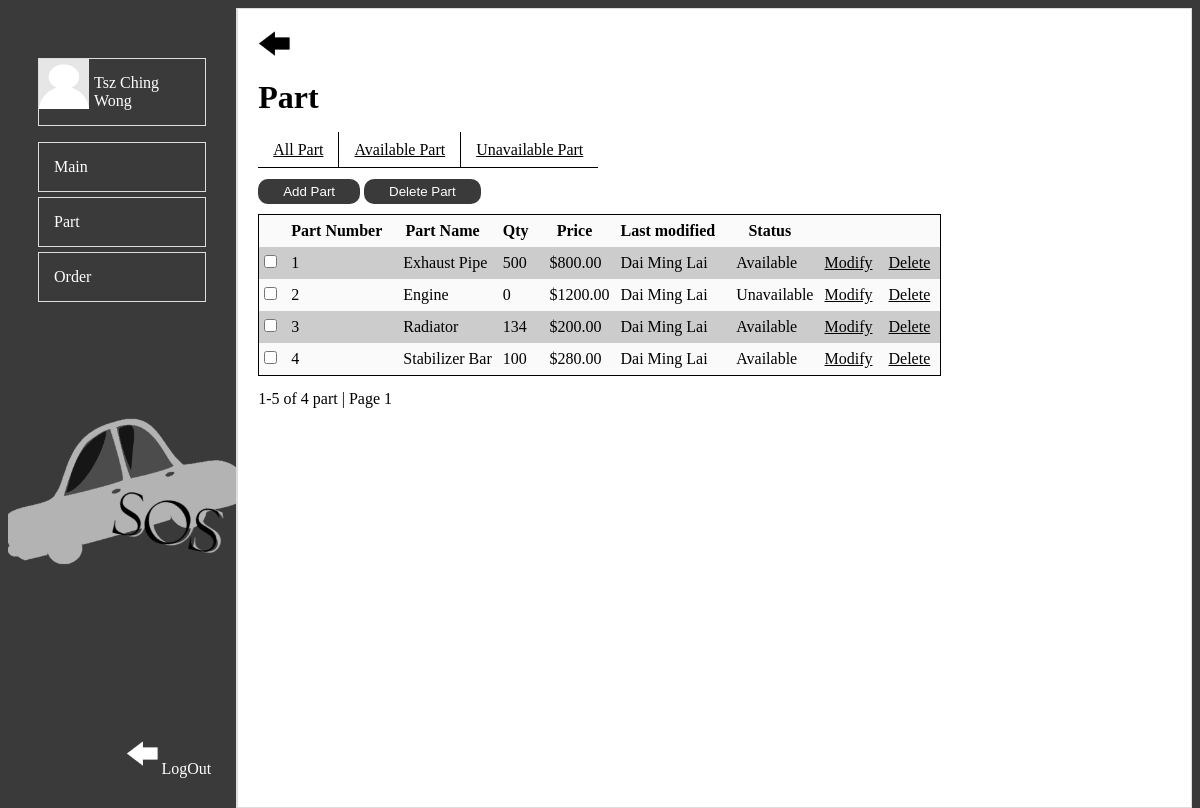
The page /web/admin/ManagePart.php?fitter=0 (signed in) on the database its author committed.
### tables this page shows
CREATE TABLE IF NOT EXISTS `part` (
  `partNumber` int(11) NOT NULL AUTO_INCREMENT,
  `email` varchar(100) NOT NULL,
  `partName` varchar(100) NOT NULL,
  `stockQuantity` int(11) NOT NULL,
  `stockPrice` decimal(10,2) NOT NULL,
  `stockStatus` int(1) NOT NULL,
  `partImage` text NOT NULL,
  `partDescription` text NOT NULL,
  PRIMARY KEY (`partNumber`),
  UNIQUE KEY `partName` (`partName`),
  KEY `FKPart451022` (`email`)
);

### web/admin/ManagePart.php (the view, shortened to what this page needs)
<!doctype html>
<html>
<head>
<link href="Manage.css" rel="stylesheet" type="text/css">
<?php
		require_once('Connections/conn.php');
		$sql = "SELECT `firstName`,`lastName` FROM `administrator` WHERE email = '".$_SESSION['Account']."';";
		$rs = mysqli_query($conn,$sql);
		$rc = mysqli_fetch_assoc($rs);
		if($rc){
			$firstName = $rc['firstName'];
			$lastName = $rc['lastName'];
		}else{
			echo "<script type='text/javascript'>alert('login fail');</script>";
			header('Location: Login.php');
		}
?>
</head>
<body>
	<div class="main">
		<div id="nav">
			<div style="height: 50px;"></div>
				<div class="menu">
					<div class="user">
						<div class="icon">
							<a href="ManageAccount.php"><img src="pic/icon.png" height="50" width="50"/></a>
						</div>
						<div class="username"><a href="ManageAccount.php"><?php echo $lastName." ".$firstName; ?></a>
						</div>
					</div>
					<ul>
						<a href="Main.php"><li>Main</li></a>
						<a href="ManagePart.php"><li>Part</li></a>
						<a href="ManageOrder.php"><li>Order</li></a>
					</ul>
				</div>
			<div class="logout">
				<a href="Login.php"><img src="pic/logout.gif" height="35px" width="35px">LogOut</a>
			</div>
		</div>
		<div id="content">
			<div class="menubutton" onclick="showMenu()">
				<img src="pic/menu.gif" width="35px" height="35px">
			</div>
			<h1>Part</h1>
			<div class="tablenav">
				<table>
					<tr>
						<td id="bordertd"><a href="ManagePart.php?fitter=0">All Part</a></td>
						<td id="bordertd"><a href="ManagePart.php?fitter=1">Available Part</a></td>
						<td ><a href="ManagePart.php?fitter=2">Unavailable Part</a></td>
					</tr>
				</table>
			</div>
			<button onclick="fnPopup()">Add Part</button> <button onclick="deletePart()">Delete Part</button>
			<br>
			<div class="tabledb">
			<form id="f" method="post" action="ManagePart.php<?php if(isset($_GET['fitter'])){ echo "?fitter=".$_GET['fitter'] ; }?>">
				<table>
					<tr>
						<th></th>
						<th>Part Number</th>
						<th>Part Name</th>
						<th>Qty</th>
						<th>Price</th>
						<th>Last modified</th>
						<th>Status</th>
						<th></th>
					</tr>
					<?php
					$sql = "SELECT `part`.*,`administrator`.`firstName`,`administrator`.`lastName` FROM `part`,`administrator` WHERE `part`.`email` = `administrator`.`email`";
						$sql = $sql." Order by `part`.`partNumber` ";
						$rs = mysqli_query($conn,$sql);
						while($rc = mysqli_fetch_assoc($rs)){
							echo "<tr>";
							echo "<td><input type=\"checkbox\" id=\"part".$rc['partNumber']."\" name=\"part".$rc['partNumber']."\"></td>";
							echo "<td>".$rc['partNumber']."</td>";
							echo "<td>".$rc['partName']."</td>";
							echo "<td>".$rc['stockQuantity']."</td>";
							echo "<td>\$".$rc['stockPrice']."</td>";
							echo "<td>".$rc['lastName']." ".$rc['firstName']."</td>";
							if($rc['stockStatus'] == 0){
								echo "<td>Available</td>";
							}else{
								echo "<td>Unavailable</td>";
							}
							echo "<td><a href=\"javascript:fnPopup(".$rc['partNumber'].",'".$rc['partName']."','".$rc['stockQuantity']."','".$rc['stockPrice']."','".$rc['stockStatus']."')\">Modify</a>　<a href=\"javascript:deletePartbyid(".$rc['partNumber'].")\">Delete</a></td>";
							echo "</tr>";
						}
					?>
				</table>
				</form>
				<?php
					$sql = "SELECT count(`partNumber`) FROM `part`;";
					$rs = mysqli_query($conn,$sql);
					$rc = mysqli_fetch_assoc($rs);
				?>
				1-5 of <?php echo $rc['count(`partNumber`)']?> part | Page 1
			</div>
		</div>
	</div>
</body>
</html>

### web/admin/Manage.css (style rules this page uses)
html,body { height: 100%; }
body { background-color:#3A3A3A; }
.main { position:static; display: flex; width:auto; height: calc(100vh); flex-direction: row; justify-content: space-between; top: 0; left:0; background-color:#FFFFFF; }
#nav { display: block; background-color: #3A3A3A; position: relative; border-right: 1px solid #ddd; height: auto; width:25%; color:#FFFFFF; float: left; background-image:url('pic/logo2.png'); background-attachment:fixed; background-position:0% 65%; background-size:250px 250px; background-repeat: no-repeat; }
.user { border: 1px solid #ddd; display: flex; flex-direction: row; height: auto; width : auto; }
.icon { line-height:1px; }
.username { padding: 15px 5px; }
.menu { margin-left:30px; margin-right:30px; }
.menu li { margin: 5px 0px; border: 1px solid #ddd; padding: 15px; margin-left: -40px; list-style: none; }
#content { padding: 20px; border: 1px solid #ddd; background-color: #FFFFFF; position: relative; float: right; width: 100%; height: auto; line-height: 25px; }
.tabledb table { width:auto; margin: 10px 0px; border: 1px solid black; border-collapse: collapse; }
.tabledb th { padding-right: 20px; }
.tabledb td { padding-right: 10px; }
.tabledb tr { line-height: 30px; }
.tabledb tr:nth-child(even) { background: #CCC; }
.tabledb tr:nth-child(odd) { background-color: #FAFAFA; }
.tablenav table { margin: 10px 0px; border-collapse: collapse; border-bottom:1px solid black; border-top:0px; border-left:0px; border-right:0px; }
.tablenav td { padding:5px 15px; }
#bordertd { border-right:1px solid black; }
.logout { position: absolute; bottom: 20px; right: 10px; margin: 10px 15px; }
a { text-decoration: none; color: #FFFFFF; }
#content a { color: #000000; text-decoration:underline; }
.menubutton { height:35px; width:70px; }
input[type="submit"],input[type="button"],input[type="reset"],button { -webkit-border-radius: 10px; padding: 5px 25px; border-radius: 10px; background-color:#3A3A3A; border:0 none; transition: padding 1s; color:#FFFFFF; }

### rows shown on the page
part: partNumber "1", partName "Exhaust Pipe", stockQuantity "500", stockPrice "800.00", email.lastName "Dai Ming", email.firstName "Lai", stockStatus "Available"
part: partNumber "2", partName "Engine", stockQuantity "0", stockPrice "1200.00", email.lastName "Dai Ming", email.firstName "Lai", stockStatus "Unavailable"
part: partNumber "3", partName "Radiator", stockQuantity "134", stockPrice "200.00", email.lastName "Dai Ming", email.firstName "Lai", stockStatus "Available"
part: partNumber "4", partName "Stabilizer Bar", stockQuantity "100", stockPrice "280.00", email.lastName "Dai Ming", email.firstName "Lai", stockStatus "Available"

### other values the page prints
$lastName "Tsz Ching"
$firstName "Wong"
$rc['count(`partNumber`)'] "4"
